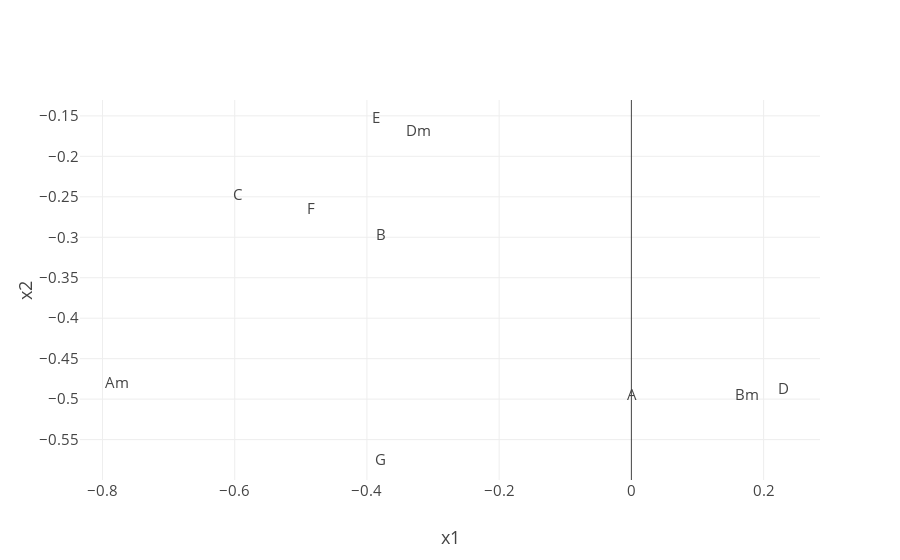

The cell this chart's notebook holds for it:
### Code cell
x,y,labels=reshape_for_plot(chord_embeddings,["A","B","C","D","E","F","G","Am","Bm","Dm"])

trace = go.Scatter(x =x , y = y,mode='text', text =labels) # mode='markers+text' でラベルも表示

layout = go.Layout(
    xaxis = dict(title="x1"),   # rangeで範囲、dtick で区間幅
    yaxis = dict(title="x2"),
    font = dict(size = 15)) # フォントサイズ

fig = dict(data = [trace], layout = layout)
offline.iplot(fig)

### Figure 1 — Plotly figure (JSON) as saved in the notebook; plotly's stock layout.template omitted (floating-point values rounded to 4 significant figures)
{"data": [{"mode": "text", "text": ["A", "B", "C", "D", "E", "F", "G", "Am", "Bm", "Dm"], "type": "scatter", "uid": "83660faf-d829-4ed7-babc-ef9ab2dcc273", "x": [0.001633, -0.378, -0.5956, 0.2293, -0.3859, -0.4854, -0.3792, -0.7781, 0.1755, -0.3227], "y": [-0.497, -0.2993, -0.2492, -0.4896, -0.1539, -0.2668, -0.5765, -0.4816, -0.4959, -0.1701]}], "layout": {"font": {"size": 15}, "xaxis": {"title": "x1"}, "yaxis": {"title": "x2"}}}
